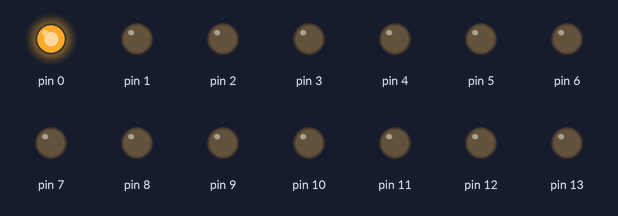
Simulated run of this sketch. Board: Arduino Uno, built with avr-gcc and run on an emulated ATmega328P. Parts: output pins drawn as LEDs (lit = HIGH).

Above: at 0.1 s.
At 0.7 s:
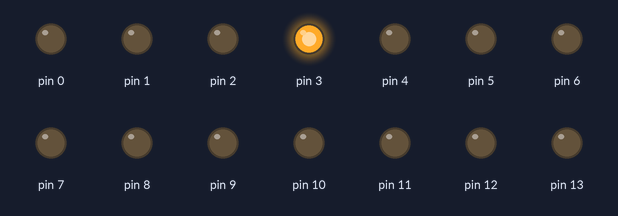
At 1.1 s:
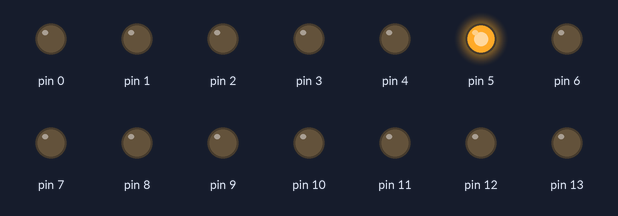
At 1.5 s:
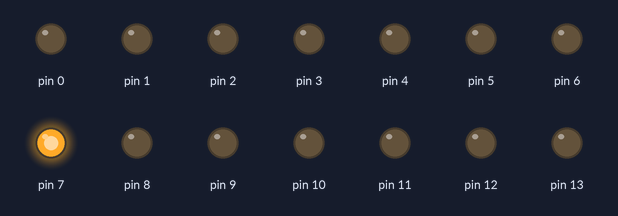
At 2.5 s:
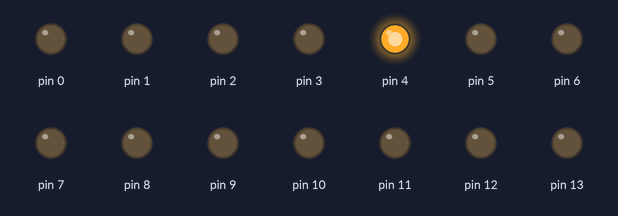
At 3.5 s:
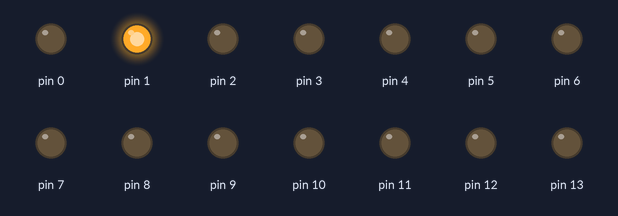
Timing chart, 0 to 3.8 s (numbered marks = the images above):
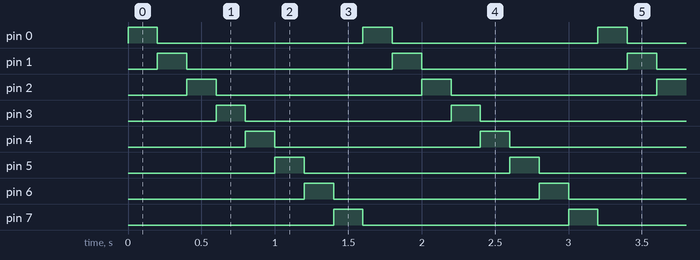

The sketch:

Lab1_Ex1.ino
```cpp
//Lab 1 Ex 1
int a=0b00000001;

void setup()
{
   DDRD = 0xFF;
   DDRB = 0xFF;
}

void loop()
{
  PORTD = a;
  if(a==0b10000000)
  {
  a=0b00000001;
  delay(200);
  PORTD = a;
   }
  delay(200);
  a=a<<1;
}
```

Measured:
- by itself, pin 0–7: alternates HIGH for 0.20 s and LOW for 1.4 s
- by itself, everything shown: repeats every 1.6 s, in 8 steps
